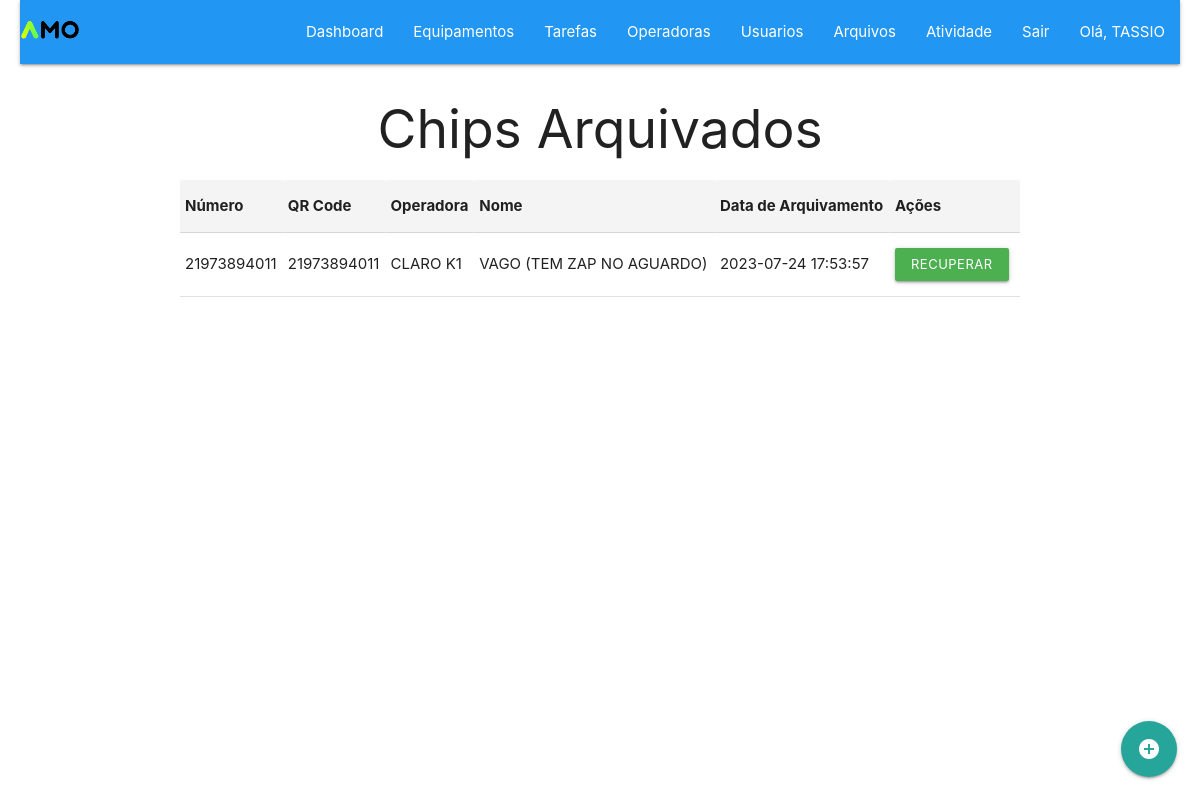
/chips_arquivados.php (signed in), run on the app's committed database.
### tables this page shows
CREATE TABLE `chips_arquivados` (
  `id` int(11) NOT NULL,
  `numero` varchar(20) NOT NULL,
  `qrcode` varchar(100) NOT NULL,
  `operadora` varchar(50) NOT NULL,
  `nome` varchar(50) NOT NULL,
  `data_arquivamento` timestamp NOT NULL DEFAULT current_timestamp()
);

### chips_arquivados.php (the view, shortened to what this page needs)
<!DOCTYPE html>
<html lang="pt-BR">
<head>
    <link rel="stylesheet" href="https://cdnjs.cloudflare.com/ajax/libs/materialize/1.0.0/css/materialize.min.css">
</head>
<body>
    <?php require_once("header.php"); ?>
    <div class="container">
        <h2>Chips Arquivados</h2>
        <table>
            <thead>
                <tr>
                    <th>Número</th>
                    <th>QR Code</th>
                    <th>Operadora</th>
                    <th>Nome</th>
                    <th>Data de Arquivamento</th>
                    <th>Ações</th>
                </tr>
            </thead>
            <tbody>
                <?php
                    require_once("db/conexao.php");
                    $sql = "SELECT * FROM chips_arquivados";
                    $result = mysqli_query($con, $sql);
                    if (mysqli_num_rows($result) > 0) {
                        while ($row = mysqli_fetch_assoc($result)) {
                            echo "<tr>
                                    <td>{$row['numero']}</td>
                                    <td>{$row['qrcode']}</td>
                                    <td>{$row['operadora']}</td>
                                    <td>{$row['nome']}</td>
                                    <td>{$row['data_arquivamento']}</td>
                                    <td class='actions'>
                                        <a href='recuperar_chips.php?id={$row['id']}' class='btn-small waves-effect waves-light green'>Recuperar</a>
                                    </td>
                                </tr>";
                        }
                    } else {
                        echo "<tr>
                                <td colspan='6'>Nenhum chip arquivado encontrado.</td>
                            </tr>";
                    }
                ?>
            </tbody>
        </table>
    </div>
    <div class="fixed-action-btn">
        <a href="cadastro_chips.php" class="btn-floating btn-large waves-effect waves-light btn-add"><i class="material-icons">add_circle</i></a>
    </div>
</body>
</html>

### chips_arquivados.php (style rules this page uses)
body { display: flex; flex-direction: column; min-height: 100vh; margin: 0; padding: 0; }
.container { width: 800px; margin: 20px auto; }
h2 { text-align: center; margin-top: 0; }
table { width: 100%; border-collapse: collapse; margin-top: 20px; }
th, td { padding: 10px; text-align: left; }
th { background-color: #f4f4f4; }
.actions { display: flex; justify-content: space-between; }
.btn-small { margin-right: 5px; }
.fixed-action-btn { position: fixed; bottom: 40px; right: 40px; }
.btn-floating.btn-add { background-color: #26a69a; }

### data on the page
chips_arquivados: numero "21973894011", qrcode "21973894011", operadora "CLARO K1", nome "VAGO (TEM ZAP NO AGUARDO)", data_arquivamento "2023-07-24 17:53:57"

### other printed values
$_SESSION['nome'] "TASSIO"
